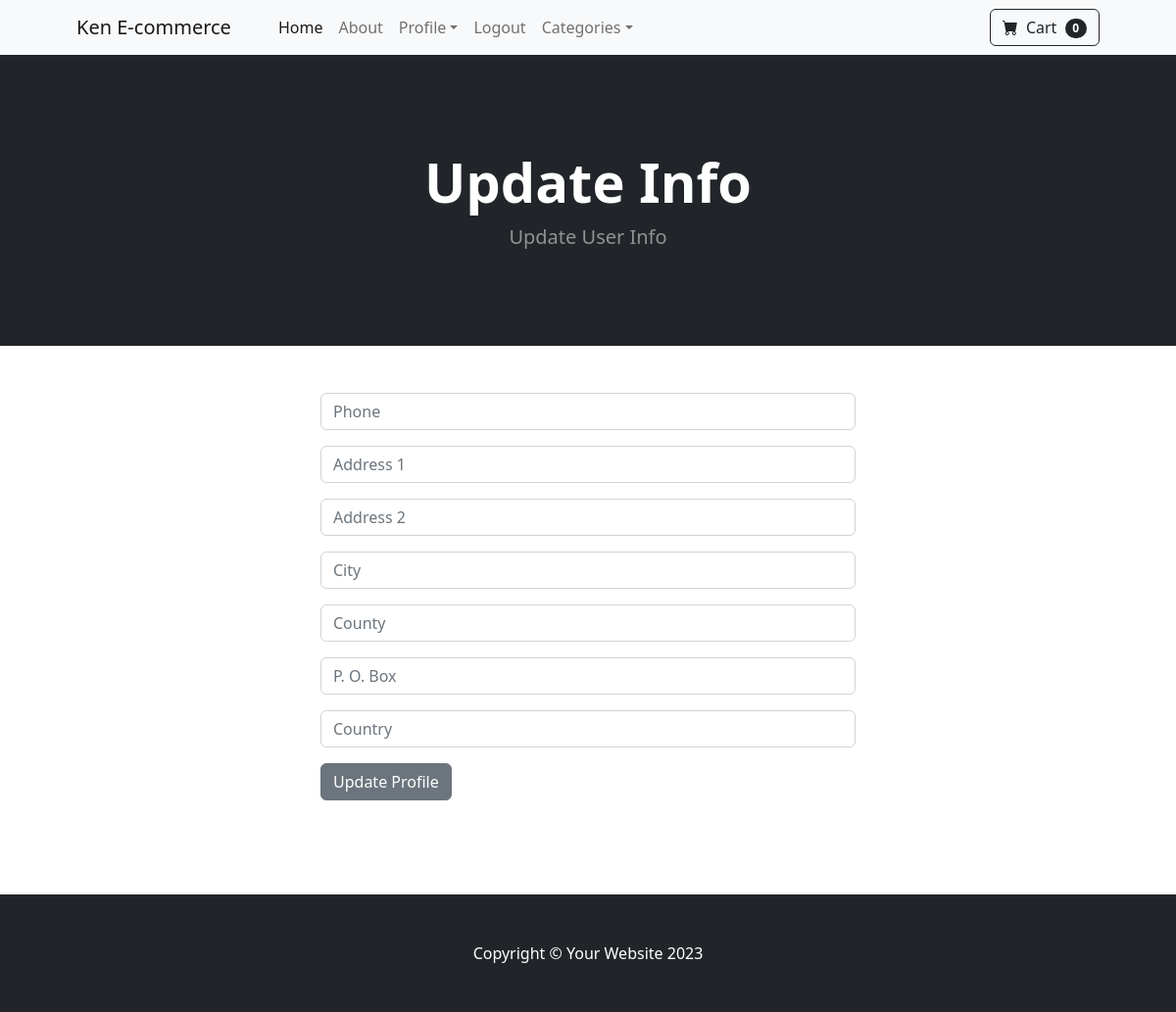
The app's page /update_info/ (signed in), older data.
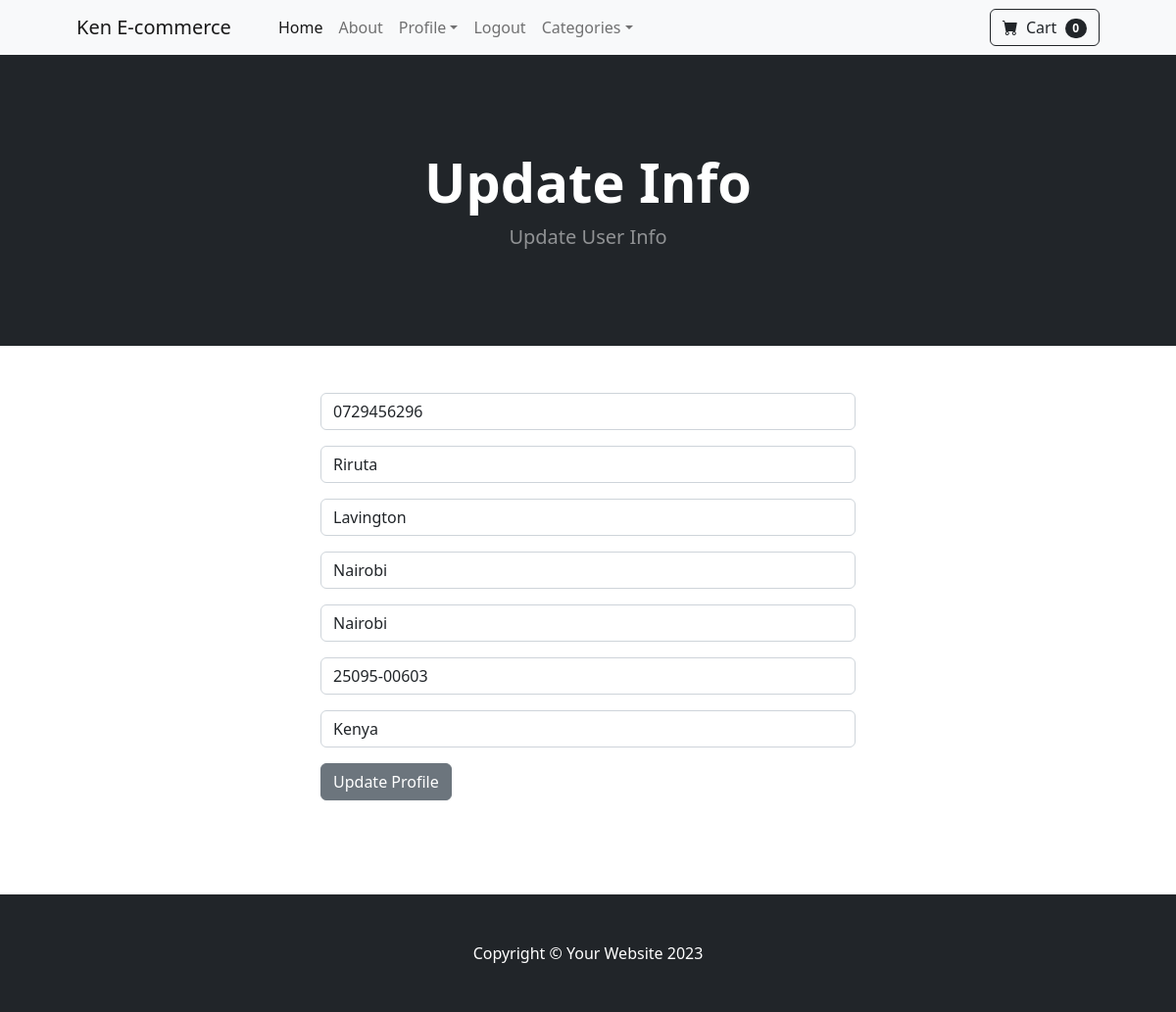
The same page, newer data.
### store/models.py (models this page shows, shortened)
class Profile(models.Model):
	user = models.OneToOneField(User, on_delete=models.CASCADE)
	date_modified = models.DateTimeField(User, auto_now=True)
	phone = models.CharField(max_length=20, blank=True)
	address1 = models.CharField(max_length=200, blank=True)
	address2 = models.CharField(max_length=200, blank=True)
	city = models.CharField(max_length=200, blank=True)
	county = models.CharField(max_length=200, blank=True)
	pobox = models.CharField(max_length=200, blank=True)
	country = models.CharField(max_length=200, blank=True)

### store/views.py (the view)
# urls.py: path('update_info/', views.update_info, name='update_info'),
def update_info(request):
	if request.user.is_authenticated:
		current_user = Profile.objects.get(user__id=request.user.id)
		form = UserInfoForm(request.POST or None, instance=current_user)
		if form.is_valid():
			form.save()
			messages.success(request, "Your Info Has Been Updated")
			return redirect('home')
		return render(request, "update_info.html", {"form": form})
	else:
		messages.success(request, "You Must Be Logged In to Access That Page.")
		return redirect('home')

### store/forms.py
class UserInfoForm(forms.ModelForm):
	phone = forms.CharField(label="", widget=forms.TextInput(attrs={'class':'form-control', 'placeholder':'Phone'}), required=False)
	address1 = forms.CharField(label="", widget=forms.TextInput(attrs={'class':'form-control', 'placeholder':'Address 1'}), required=False)
	address2 = forms.CharField(label="", widget=forms.TextInput(attrs={'class':'form-control', 'placeholder':'Address 2'}), required=False)
	city = forms.CharField(label="", widget=forms.TextInput(attrs={'class':'form-control', 'placeholder':'City'}), required=False)
	county = forms.CharField(label="", widget=forms.TextInput(attrs={'class':'form-control', 'placeholder':'County'}), required=False)
	pobox = forms.CharField(label="", widget=forms.TextInput(attrs={'class':'form-control', 'placeholder':'P. O. Box'}), required=False)
	country = forms.CharField(label="", widget=forms.TextInput(attrs={'class':'form-control', 'placeholder':'Country'}), required=False)
	class Meta:
		model = Profile
		fields = ('phone', 'address1', 'address2', 'city', 'county', 'pobox', 'country')

### cart/cart.py (called while the page is built)
	def __len__(self):
		return len(self.cart)

### cart/context_processors.py (called while the page is built)
def cart(request):
	return {'cart': Cart(request)}

### store/templates/update_info.html (shortened to what this page needs)
{% extends 'base.html' %}
{% block content %}
<body>
    <header class="bg-dark py-5">
        <div class="container px-4 px-lg-5 my-5">
            <div class="text-center text-white">
                <h1 class="display-4 fw-bolder">Update Info</h1>
                <p class="lead fw-normal text-white-50 mb-0">Update User Info
            </div>
        </div>
    </header>
    <div class="container">
    	<div class="row">
    		<div class="col-md-6 offset-md-3">
                <br><br>
                <form method="POST" action="{% url 'update_info' %}">
                    {{ form.as_p }}
                    <button type="submit" class="btn btn-secondary">Update Profile</button>
                </form>
                <br><br>
                <br><br>
    		</div>
    	</div>
    </div>
{% endblock %}

Row changes from the older to the newer data that the page shows:
changed Profile: phone (not shown) → "0729456296"; address1 (not shown) → "Riruta"; address2 (not shown) → "Lavington"; city (not shown) → "Nairobi"; county (not shown) → "Nairobi"; pobox (not shown) → "25095-00603"; country (not shown) → "Kenya"
